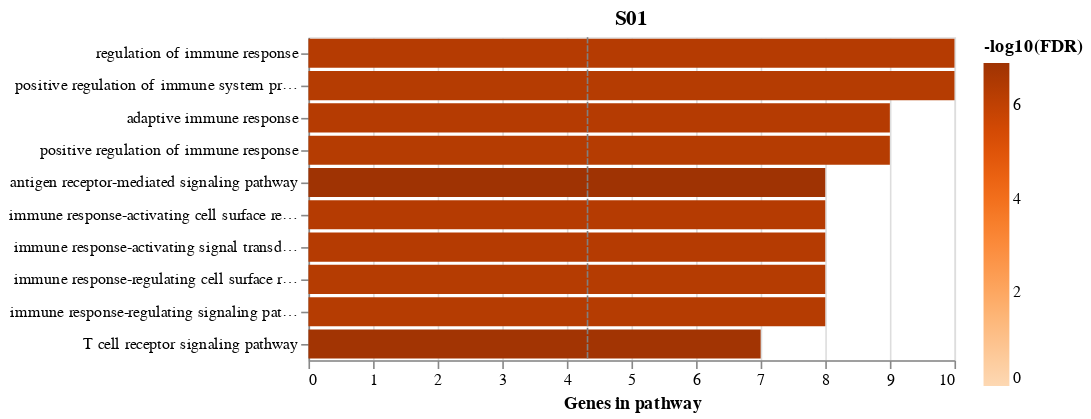

The code cell stored with this chart in its notebook:
### Code cell
chart = alt.Chart(pathways.iloc[:10], title='S01')
chart = chart.mark_bar().encode(
    y=alt.Y(f'Name:N', axis=alt.Axis(title=None), sort='-x'),
    x=alt.X(f'Genes in pathway:Q', scale=alt.Scale(zero=False), axis=alt.Axis(grid=True),
           title='Genes in pathway'),
    color=alt.Color(f'-log10(FDR):Q', scale=alt.Scale(zero=True, scheme='oranges')),
)
line = alt.Chart(pd.DataFrame({'x': [4.32]})).mark_rule(color='gray', strokeDash=[4,1]).encode(x='x')

chart + line

### Figure 1 — Vega-Lite specification as saved in the notebook (floating-point values rounded to 4 significant figures)
{"config": {"view": {"continuousWidth": 400, "continuousHeight": 300}}, "layer": [{"data": {"name": "data-a853b38d42fcd846e93f43c18b64d66c"}, "mark": "bar", "encoding": {"color": {"type": "quantitative", "field": "-log10(FDR)", "scale": {"scheme": "oranges", "zero": true}}, "x": {"type": "quantitative", "axis": {"grid": true}, "field": "Genes in pathway", "scale": {"zero": false}, "title": "Genes in pathway"}, "y": {"type": "nominal", "axis": {"title": null}, "field": "Name", "sort": "-x"}}, "title": "S01"}, {"data": {"name": "data-1ca65adf16f522311d7ac794897690ef"}, "mark": {"type": "rule", "color": "gray", "strokeDash": [4, 1]}, "encoding": {"x": {"type": "quantitative", "field": "x"}}}], "$schema": "https://vega.github.io/schema/vega-lite/v4.8.1.json", "datasets": {"data-a853b38d42fcd846e93f43c18b64d66c": [{"Category": "GO: Biological Process", "ID": "GO:0050851", "Name": "antigen receptor-mediated signaling pathway", "Source": " ", "p-value": 1.2e-10, "q-value Bonferroni": 1.264e-07, "q-value FDR B&H": 1.264e-07, "q-value FDR B&Y": 9.526e-07, "Hit Count in Query List": 8, "Hit Count in Genome": 338, "Hit in Query List": "SH2D1A,TRAT1,FYN,CD28,CD3D,CCR7,ITK,FCRL3", "-log10(FDR)": 6.898, "Genes in pathway": 8}, {"Category": "GO: Biological Process", "ID": "GO:0050852", "Name": "T cell receptor signaling pathway", "Source": " ", "p-value": 2.824e-10, "q-value Bonferroni": 2.974e-07, "q-value FDR B&H": 1.487e-07, "q-value FDR B&Y": 1.121e-06, "Hit Count in Query List": 7, "Hit Count in Genome": 219, "Hit in Query List": "SH2D1A,TRAT1,FYN,CD28,CD3D,CCR7,ITK", "-log10(FDR)": 6.828, "Genes in pathway": 7}, {"Category": "GO: Biological Process", "ID": "GO:0050776", "Name": "regulation of immune response", "Source": " ", "p-value": 2.213e-09, "q-value Bonferroni": 2.33e-06, "q-value FDR B&H": 4.828e-07, "q-value FDR B&Y": 3.639e-06, "Hit Count in Query List": 10, "Hit Count in Genome": 1066, "Hit in Query List": "SELL,SH2D1A,TRAT1,FYN,CD28,CD3D,CCR7,ITK,FCRL3,CCL19", "-log10(FDR)": 6.316, "Genes in pathway": 10}, {"Category": "GO: Biological Process", "ID": "GO:0002429", "Name": "immune response-activating cell surface receptor signaling pathway", "Source": " ", "p-value": 2.568e-09, "q-value Bonferroni": 2.704e-06, "q-value FDR B&H": 4.828e-07, "q-value FDR B&Y": 3.639e-06, "Hit Count in Query List": 8, "Hit Count in Genome": 498, "Hit in Query List": "SH2D1A,TRAT1,FYN,CD28,CD3D,CCR7,ITK,FCRL3", "-log10(FDR)": 6.316, "Genes in pathway": 8}, {"Category": "GO: Biological Process", "ID": "GO:0002757", "Name": "immune response-activating signal transduction", "Source": " ", "p-value": 2.608e-09, "q-value Bonferroni": 2.747e-06, "q-value FDR B&H": 4.828e-07, "q-value FDR B&Y": 3.639e-06, "Hit Count in Query List": 8, "Hit Count in Genome": 499, "Hit in Query List": "SH2D1A,TRAT1,FYN,CD28,CD3D,CCR7,ITK,FCRL3", "-log10(FDR)": 6.316, "Genes in pathway": 8}, {"Category": "GO: Biological Process", "ID": "GO:0002250", "Name": "adaptive immune response", "Source": " ", "p-value": 2.751e-09, "q-value Bonferroni": 2.897e-06, "q-value FDR B&H": 4.828e-07, "q-value FDR B&Y": 3.639e-06, "Hit Count in Query List": 9, "Hit Count in Genome": 763, "Hit in Query List": "SH2D1A,TRAT1,FYN,CD28,TRBV2,CD3D,CCR7,ITK,CCL19", "-log10(FDR)": 6.316, "Genes in pathway": 9}, {"Category": "GO: Biological Process", "ID": "GO:0002768", "Name": "immune response-regulating cell surface receptor signaling pathway", "Source": " ", "p-value": 4.375e-09, "q-value Bonferroni": 4.607e-06, "q-value FDR B&H": 4.935e-07, "q-value FDR B&Y": 3.72e-06, "Hit Count in Query List": 8, "Hit Count in Genome": 533, "Hit in Query List": "SH2D1A,TRAT1,FYN,CD28,CD3D,CCR7,ITK,FCRL3", "-log10(FDR)": 6.307, "Genes in pathway": 8}, {"Category": "GO: Biological Process", "ID": "GO:0050778", "Name": "positive regulation of immune response", "Source": " ", "p-value": 4.593e-09, "q-value Bonferroni": 4.836e-06, "q-value FDR B&H": 4.935e-07, "q-value FDR B&Y": 3.72e-06, "Hit Count in Query List": 9, "Hit Count in Genome": 809, "Hit in Query List": "SH2D1A,TRAT1,FYN,CD28,CD3D,CCR7,ITK,FCRL3,CCL19", "-log10(FDR)": 6.307, "Genes in pathway": 9}, {"Category": "GO: Biological Process", "ID": "GO:0002764", "Name": "immune response-regulating signaling pathway", "Source": " ", "p-value": 4.639e-09, "q-value Bonferroni": 4.885e-06, "q-value FDR B&H": 4.935e-07, "q-value FDR B&Y": 3.72e-06, "Hit Count in Query List": 8, "Hit Count in Genome": 537, "Hit in Query List": "SH2D1A,TRAT1,FYN,CD28,CD3D,CCR7,ITK,FCRL3", "-log10(FDR)": 6.307, "Genes in pathway": 8}, {"Category": "GO: Biological Process", "ID": "GO:0002684", "Name": "positive regulation of immune system process", "Source": " ", "p-value": 4.687e-09, "q-value Bonferroni": 4.935e-06, "q-value FDR B&H": 4.935e-07, "q-value FDR B&Y": 3.72e-06, "Hit Count in Query List": 10, "Hit Count in Genome": 1152, "Hit in Query List": "SELL,SH2D1A,TRAT1,FYN,CD28,CD3D,CCR7,ITK,FCRL3,CCL19", "-log10(FDR)": 6.307, "Genes in pathway": 10}], "data-1ca65adf16f522311d7ac794897690ef": [{"x": 4.32}]}}
